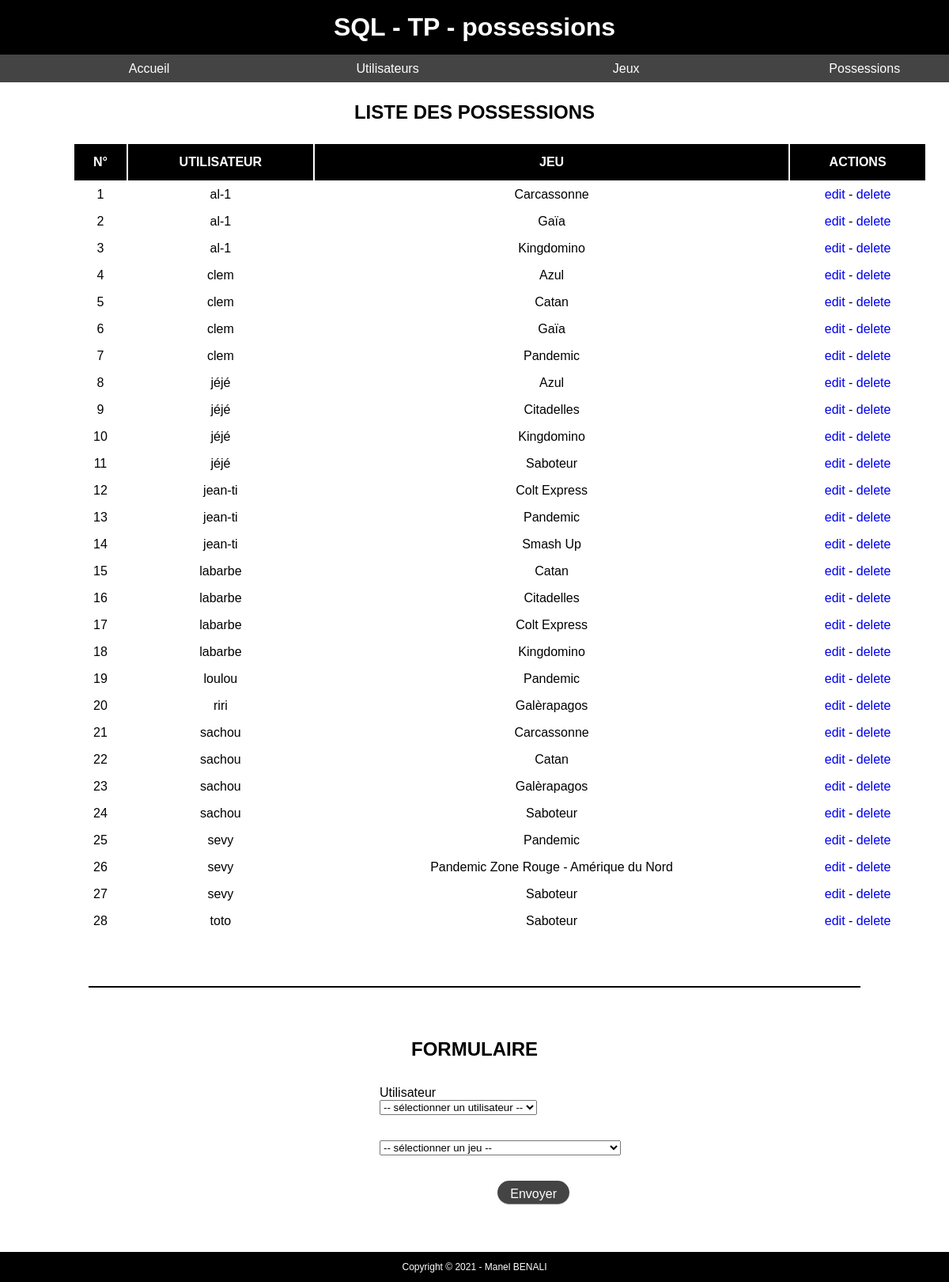
Page /index.php?page=possessions on the committed database.
### tables this page shows
CREATE TABLE `association_utilisateur_jeu` (
  `id_association` int(11) NOT NULL,
  `id_utilisateur` int(11) NOT NULL,
  `id_jeu` int(11) NOT NULL
);

CREATE TABLE `utilisateur` (
  `id_utilisateur` int(11) NOT NULL,
  `email` varchar(100) NOT NULL,
  `pseudo` varchar(25) NOT NULL
);

CREATE TABLE `jeu` (
  `id_jeu` int(11) NOT NULL,
  `categorie` varchar(45) NOT NULL,
  `editeur` varchar(45) NOT NULL,
  `nom` varchar(45) NOT NULL,
  `joueurs_min` tinyint(2) DEFAULT NULL,
  `joueurs_max` tinyint(2) DEFAULT NULL,
  `duree` time DEFAULT NULL,
  `age_minimum` tinyint(2) DEFAULT NULL
);

### views/possessions.php (the view, shortened to what this page needs)
<?php
    $req = $bdd->query('SELECT * FROM association_utilisateur_jeu AS a
                        INNER JOIN utilisateur AS u ON a.id_utilisateur = u.id_utilisateur
                        INNER JOIN jeu AS j ON a.id_jeu = j.id_jeu
                        ORDER BY u.pseudo ASC, j.nom ASC');
    $associations = $req->fetchAll();
?>
<h2>Liste des possessions</h2>
<table>
    <thead>
        <tr>
            <th>N°</th>
            <th>Utilisateur</th>
            <th>Jeu</th>
            <th>Actions</th>
        </tr>
    </thead>
    <tbody>
        <?php
            $i = 0;
            foreach ($associations as $association) {
                $i++;
        ?>
            <tr>
                <td><?= $i ?></td>
                <td><?= $association['pseudo'] ?></td>
                <td><?= $association['nom'] ?></td>
                <td>
                    <a href="index.php?page=possessions&id=<?= $association['id_association'] ?>">edit</a> -
                    <a href="controllers/traitement.php?association-delete=<?= $association['id_association'] ?>">delete</a>
                </td>
            </tr>
        <?php
            }
        ?>
    </tbody>
</table>
<hr>
<h2>Formulaire</h2>
<form action="controllers/traitement.php?association-<?= isset($ownership) ? 'update=' . $ownership['id_association'] : 'create' ?>" method="post">
    <label for="utilisateur">Utilisateur</label>
    <select name="utilisateur" required>
        <option value="">-- sélectionner un utilisateur --</option>
    </select>
    <select name="jeu" required>
        <option value="">-- sélectionner un jeu --</option>
    </select>
    <input type="submit" value="envoyer">
</form>

### css/style.css (style rules this page uses)
* { padding: O; margin: 0; list-style-type: none; text-decoration: none; }
* { font-family: sans-serif; }
h2 { text-transform: uppercase; text-align: center; margin: 1em 0; }
hr { border: 1px solid #000000; margin: 4em 5em; }
#content table { width: 90vw; margin: 1em 5vw; text-align: center; }
#content table thead tr th { background-color: #000000; color: #FFFFFF; padding: 0.5em; text-transform: uppercase; }
#content table th, #content table td { line-height: 30px; }
form { width: 20vw; margin: 2em calc(40vw - 2em); }
form label, form input { display: block; width: 100%; }
form label, form input[type="submit"] { margin-top: 2em; }
form input { height: 30px; border: none; }
form input { border-bottom: 1px solid #888888; font-size: 1em; color: #444444; }
form input[type=submit] { width: auto; float: right; padding: 0.5em 1em; background-color: #444444; color: #FFFFFF; border-radius: 15px; cursor: pointer; text-transform: capitalize; }

### rows in the picture
association_utilisateur_jeu: id_utilisateur.pseudo "al-1", id_jeu.nom "Carcassonne"
association_utilisateur_jeu: id_utilisateur.pseudo "al-1", id_jeu.nom "Gaïa"
association_utilisateur_jeu: id_utilisateur.pseudo "al-1", id_jeu.nom "Kingdomino"
association_utilisateur_jeu: id_utilisateur.pseudo "clem", id_jeu.nom "Azul"
association_utilisateur_jeu: id_utilisateur.pseudo "clem", id_jeu.nom "Catan"
association_utilisateur_jeu: id_utilisateur.pseudo "clem", id_jeu.nom "Gaïa"
association_utilisateur_jeu: id_utilisateur.pseudo "clem", id_jeu.nom "Pandemic"
association_utilisateur_jeu: id_utilisateur.pseudo "jéjé", id_jeu.nom "Azul"
association_utilisateur_jeu: id_utilisateur.pseudo "jéjé", id_jeu.nom "Citadelles"
association_utilisateur_jeu: id_utilisateur.pseudo "jéjé", id_jeu.nom "Kingdomino"
association_utilisateur_jeu: id_utilisateur.pseudo "jéjé", id_jeu.nom "Saboteur"
association_utilisateur_jeu: id_utilisateur.pseudo "jean-ti", id_jeu.nom "Colt Express"
association_utilisateur_jeu: id_utilisateur.pseudo "jean-ti", id_jeu.nom "Pandemic"
association_utilisateur_jeu: id_utilisateur.pseudo "jean-ti", id_jeu.nom "Smash Up"
association_utilisateur_jeu: id_utilisateur.pseudo "labarbe", id_jeu.nom "Catan"
association_utilisateur_jeu: id_utilisateur.pseudo "labarbe", id_jeu.nom "Citadelles"
association_utilisateur_jeu: id_utilisateur.pseudo "labarbe", id_jeu.nom "Colt Express"
association_utilisateur_jeu: id_utilisateur.pseudo "labarbe", id_jeu.nom "Kingdomino"
association_utilisateur_jeu: id_utilisateur.pseudo "loulou", id_jeu.nom "Pandemic"
association_utilisateur_jeu: id_utilisateur.pseudo "riri", id_jeu.nom "Galèrapagos"
association_utilisateur_jeu: id_utilisateur.pseudo "sachou", id_jeu.nom "Carcassonne"
association_utilisateur_jeu: id_utilisateur.pseudo "sachou", id_jeu.nom "Catan"
association_utilisateur_jeu: id_utilisateur.pseudo "sachou", id_jeu.nom "Galèrapagos"
association_utilisateur_jeu: id_utilisateur.pseudo "sachou", id_jeu.nom "Saboteur"
association_utilisateur_jeu: id_utilisateur.pseudo "sevy", id_jeu.nom "Pandemic"
association_utilisateur_jeu: id_utilisateur.pseudo "sevy", id_jeu.nom "Pandemic Zone Rouge - Amérique du Nord"
association_utilisateur_jeu: id_utilisateur.pseudo "sevy", id_jeu.nom "Saboteur"
association_utilisateur_jeu: id_utilisateur.pseudo "toto", id_jeu.nom "Saboteur"

### other values in the picture
$_GET['page'] "possessions"
